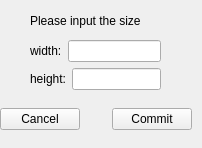
<?xml version="1.0" encoding="UTF-8"?>
<ui version="4.0">
 <class>QSizeWidget</class>
 <widget class="QWidget" name="QSizeWidget">
  <property name="geometry">
   <rect>
    <x>0</x>
    <y>0</y>
    <width>202</width>
    <height>148</height>
   </rect>
  </property>
  <property name="windowTitle">
   <string>Resize Parameter</string>
  </property>
  <widget class="QLabel" name="label">
   <property name="geometry">
    <rect>
     <x>30</x>
     <y>10</y>
     <width>141</width>
     <height>21</height>
    </rect>
   </property>
   <property name="text">
    <string>Please input the size</string>
   </property>
  </widget>
  <widget class="QWidget" name="layoutWidget">
   <property name="geometry">
    <rect>
     <x>30</x>
     <y>40</y>
     <width>131</width>
     <height>52</height>
    </rect>
   </property>
   <layout class="QVBoxLayout" name="verticalLayout">
    <item>
     <layout class="QHBoxLayout" name="horizontalLayout">
      <item>
       <widget class="QLabel" name="widthLabel">
        <property name="text">
         <string>width:</string>
        </property>
       </widget>
      </item>
      <item>
       <widget class="QLineEdit" name="widthEdit"/>
      </item>
     </layout>
    </item>
    <item>
     <layout class="QHBoxLayout" name="horizontalLayout_2">
      <item>
       <widget class="QLabel" name="heightLabel">
        <property name="text">
         <string>height:</string>
        </property>
       </widget>
      </item>
      <item>
       <widget class="QLineEdit" name="heightEdit"/>
      </item>
     </layout>
    </item>
   </layout>
  </widget>
  <widget class="QWidget" name="layoutWidget">
   <property name="geometry">
    <rect>
     <x>0</x>
     <y>104</y>
     <width>192</width>
     <height>31</height>
    </rect>
   </property>
   <layout class="QHBoxLayout" name="horizontalLayout_3">
    <item>
     <widget class="QPushButton" name="cancelButton">
      <property name="text">
       <string>Cancel</string>
      </property>
     </widget>
    </item>
    <item>
     <spacer name="horizontalSpacer">
      <property name="orientation">
       <enum>Qt::Horizontal</enum>
      </property>
      <property name="sizeHint" stdset="0">
       <size>
        <width>28</width>
        <height>20</height>
       </size>
      </property>
     </spacer>
    </item>
    <item>
     <widget class="QPushButton" name="commitButton">
      <property name="text">
       <string>Commit</string>
      </property>
     </widget>
    </item>
   </layout>
  </widget>
 </widget>
 <resources/>
 <connections>
  <connection>
   <sender>cancelButton</sender>
   <signal>clicked()</signal>
   <receiver>QSizeWidget</receiver>
   <slot>hide()</slot>
   <hints>
    <hint type="sourcelabel">
     <x>38</x>
     <y>119</y>
    </hint>
    <hint type="destinationlabel">
     <x>100</x>
     <y>73</y>
    </hint>
   </hints>
  </connection>
 </connections>
</ui>
